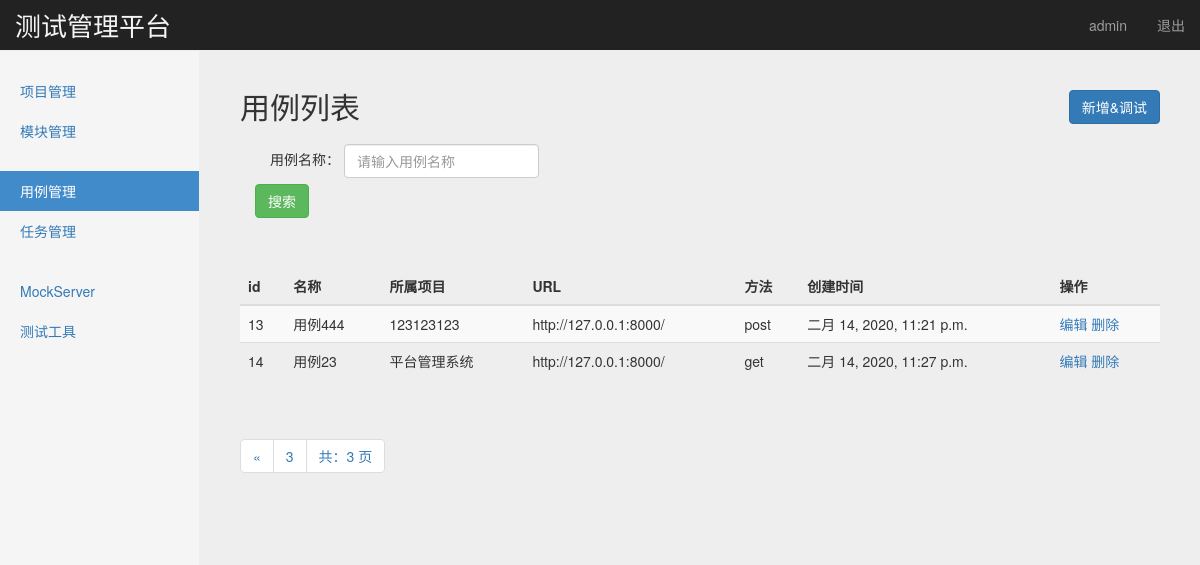
The app's page /interface/case_manage/?page=3 (signed in), older data.
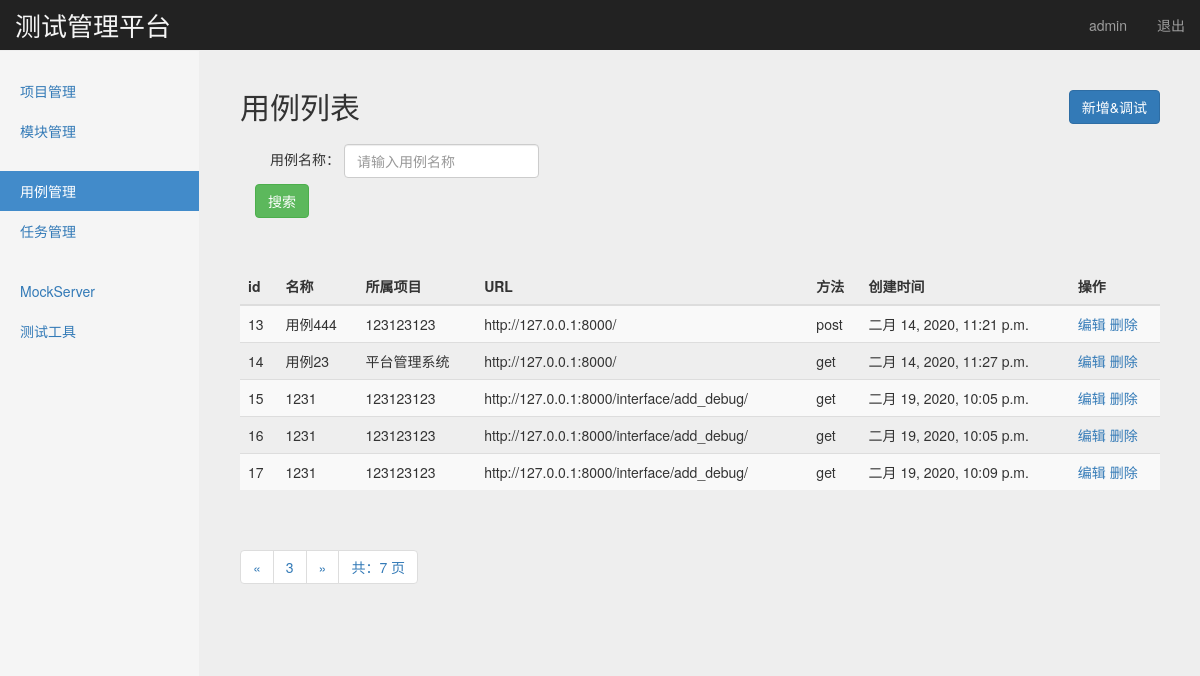
The same page, newer data.
### interface_app/models.py (models this page shows, shortened)
class TestCase(models.Model):
    module = models.ForeignKey(Module,related_query_name="项目",on_delete=models.CASCADE) #on_delete=models.CASCADE外健联级删除
    name = models.CharField("名称",max_length=100,blank=False,default='')
    url =models.TextField("url",default='')
    req_method = models.CharField("方法", max_length=10,default='')
    req_type = models.CharField("参数类型", max_length=10,default='')
    req_header = models.TextField("Header",default='')
    req_parameter = models.TextField("参数",default='')
    responses_assert = models.TextField("验证", default='')
    create_time = models.DateTimeField('创建时间',auto_now=True)

### project_app/models.py (models this page shows, shortened)
class Module(models.Model):
    project = models.ForeignKey(Project,related_query_name="项目",on_delete=models.CASCADE) #on_delete=models.CASCADE外健联级删除
    name = models.CharField("名称",max_length=100,blank=False,default='')
    describe = models.TextField("描述",default='')
    create_time = models.DateTimeField('创建时间',auto_now=True)

class Project(models.Model):
    name = models.CharField('名称',max_length=100,blank=False,default='',unique=True)
    describe = models.TextField('描述',default='')
    status = models.BooleanField('状态',default=True)
    create_time = models.DateTimeField('创建时间',auto_now=True)
    def __str__(self):
        return self.name

### interface_app/views.py (the view)
# urls.py: path('case_manage/', views.case_manage),
@login_required
def case_manage(request):
    if request.method == 'GET':
        testcases = TestCase.objects.get_queryset().order_by('id')
        paginator = Paginator(testcases,5)
        page = request.GET.get("page")
        form = ModuleForm()
        try:
            contacts = paginator.page(page)
        except PageNotAnInteger:
            contacts = paginator.page(1)
        except EmptyPage:
            contacts = paginator.page(paginator.num_pages)
        return render(request,'case_manage.html',{'type':'list',"testcases":contacts,"form":form})
    else:
        return HttpResponse("404")

### project_app/forms.py
class ModuleForm(forms.ModelForm):
    class Meta:
        model = Module
        exclude = ['create_time']

### templates/case_manage.html (shortened to what this page needs)
{% extends "base.html" %}
{% block content %}
    <nav class="navbar navbar-inverse navbar-fixed-top">
      <div class="container-fluid">
        <div class="navbar-header">
          <a class="navbar-brand" style=" color:#f5f5f5; font-size:26px;" href="#">测试管理平台</a>
        </div>
        <div id="navbar" class="navbar-collapse collapse">
          <ul class="nav navbar-nav navbar-right">
            <li><a href="#">{{ user }}</a></li>
            <li><a href="/logout/">退出</a></li>
          </ul>
        </div>
      </div>
    </nav>
    <div class="container-fluid">
      <div class="row">
        <div class="col-sm-3 col-md-2 sidebar">
          <ul class="nav nav-sidebar">
            <li><a href="/manage/project_manage/">项目管理</a></li>
            <li><a href="/manage/module_manage/">模块管理</a></li>
          </ul>
          <ul class="nav nav-sidebar">
            <li class="active"><a href="/interface/case_manage/">用例管理</a></li>
            <li><a href="">任务管理</a></li>
          </ul>
          <ul class="nav nav-sidebar">
            <li><a href="">MockServer</a></li>
            <li><a href="">测试工具</a></li>
          </ul>
        </div>
        {% if type == 'list' %}
        <div class="col-sm-9 col-sm-offset-3 col-md-10 col-md-offset-2 main">
          <h2 class="sub-header">用例列表
            <button type="button" class="btn btn-primary" style="float: right"
            onclick="window.location.href='/interface/add_case/'">新增&调试</button>
          </h2>
          <form class="navbar-form" method="get" action="/interface/search_case_name/">
            <div class="form-group col-sm-10">
                用例名称： <input name="case_name" type="text" placeholder="请输入用例名称" class="form-control">
            </div>
            <br/>
            <br/>
            <button type="submit" class="btn btn-success">搜索</button>
          </form>
          <div class="table-responsive" style="margin-top: 50px;">
            <table class="table table-striped">
              <thead>
                <tr>
                  <th>id</th>
                  <th>名称</th>
                  <th>所属项目</th>
                  <th>URL</th>
                  <th>方法</th>
                  <th>创建时间</th>
                  <th>操作</th>
                </tr>
              </thead>
              <tbody>
                {% for case in testcases %}
                <tr>
                  <td>{{ case.id }}</td>
                  <td>{{ case.name }}</td>
                  <td>{{ case.module.project }}</td>
                  <td>{{ case.url }}</td>
                  <td>{{ case.req_method }}</td>
                  <td>{{ case.create_time }}</td>
                  <td>
                    <a href="/interface/edit_case/{{ case.id }}">编辑</a>
                    <a href="/interface/delete_case/{{ case.id }}">删除</a>
                  </td>
                </tr>
                {% endfor %}
              </tbody>
            </table>
          </div>
          <div class="pagination">
              <span class="step-links">
                  <ul class="pagination">
                      {% if testcases.has_previous %}
                          <li><a href="?case_name={{ case_name }}&page={{ testcases.previous_page_number }}">&laquo;</a></li>
                      {% endif %}
                      <li><a href="#">{{ testcases.number }}</a></li>
                      {% if testcases.has_next %}
                          {% if case_name %}
                              <li><a href="?case_name={{ case_name }}&page={{ testcases.next_page_number }}">&raquo;</a></li>
                          {% else %}
                              <li><a href="?page={{ testcases.next_page_number }}">&raquo;</a></li>
                          {% endif %}
                      {% endif %}
                      <li><a href="#">共：{{ testcases.paginator.num_pages }} 页</a></li>
                  </ul>
              </span>
          </div>
        </div>
        {% endif %}
      </div>
    </div>
{% endblock %}

### templates/base.html (shortened to what this page needs)
<!DOCTYPE html>
<html lang="zh-CN">
  <head>
    {% load static %}
    <link rel="stylesheet" type="text/css" href='{% static "css/bootstrap.min.css" %}' >
    <link rel="stylesheet" type="text/css" href='{% static "css/signin.css" %}' >
    <link rel="stylesheet" type="text/css" href='{% static "css/dashboard.css" %}' >
  </head>
  <body>
  {% block content %}
  {% endblock %}
  </body>
</html>

### static/css/signin.css (style rules this page uses)
body { padding-top: 40px; padding-bottom: 40px; background-color: #eee; }

### static/css/dashboard.css (style rules this page uses)
body { padding-top: 50px; }
.sub-header { padding-bottom: 10px; border-bottom: 1px solid #eee; }
.navbar-fixed-top { border: 0; }
.sidebar { display: none; }
@media (min-width: 768px) { .sidebar { position: fixed; top: 51px; bottom: 0; left: 0; z-index: 1000; display: block; padding: 20px; overflow-x: hidden; overflow-y: auto; background-color: #f5f5f5; border-right: 1px solid #eee; } }
.nav-sidebar { margin-right: -21px; margin-bottom: 20px; margin-left: -20px; }
.nav-sidebar > li > a { padding-right: 20px; padding-left: 20px; }
.nav-sidebar > .active > a, .nav-sidebar > .active > a:hover, .nav-sidebar > .active > a:focus { color: #fff; background-color: #428bca; }
.main { padding: 20px; }
@media (min-width: 768px) { .main { padding-right: 40px; padding-left: 40px; } }

Row changes from the older to the newer data that the page shows:
added TestCase: id "15", name "1231", module.project "123123123", url "http://127.0.0.1:8000/interface/add_debug/", req_method "get", create_time "二月 19, 2020, 10:05 p.m."
added TestCase: id "16", name "1231", module.project "123123123", url "http://127.0.0.1:8000/interface/add_debug/", req_method "get", create_time "二月 19, 2020, 10:05 p.m."
added TestCase: id "17", name "1231", module.project "123123123", url "http://127.0.0.1:8000/interface/add_debug/", req_method "get", create_time "二月 19, 2020, 10:09 p.m."
Text that changed along with them:
{{ testcases.paginator.num_pages }}: "3" → "7"
